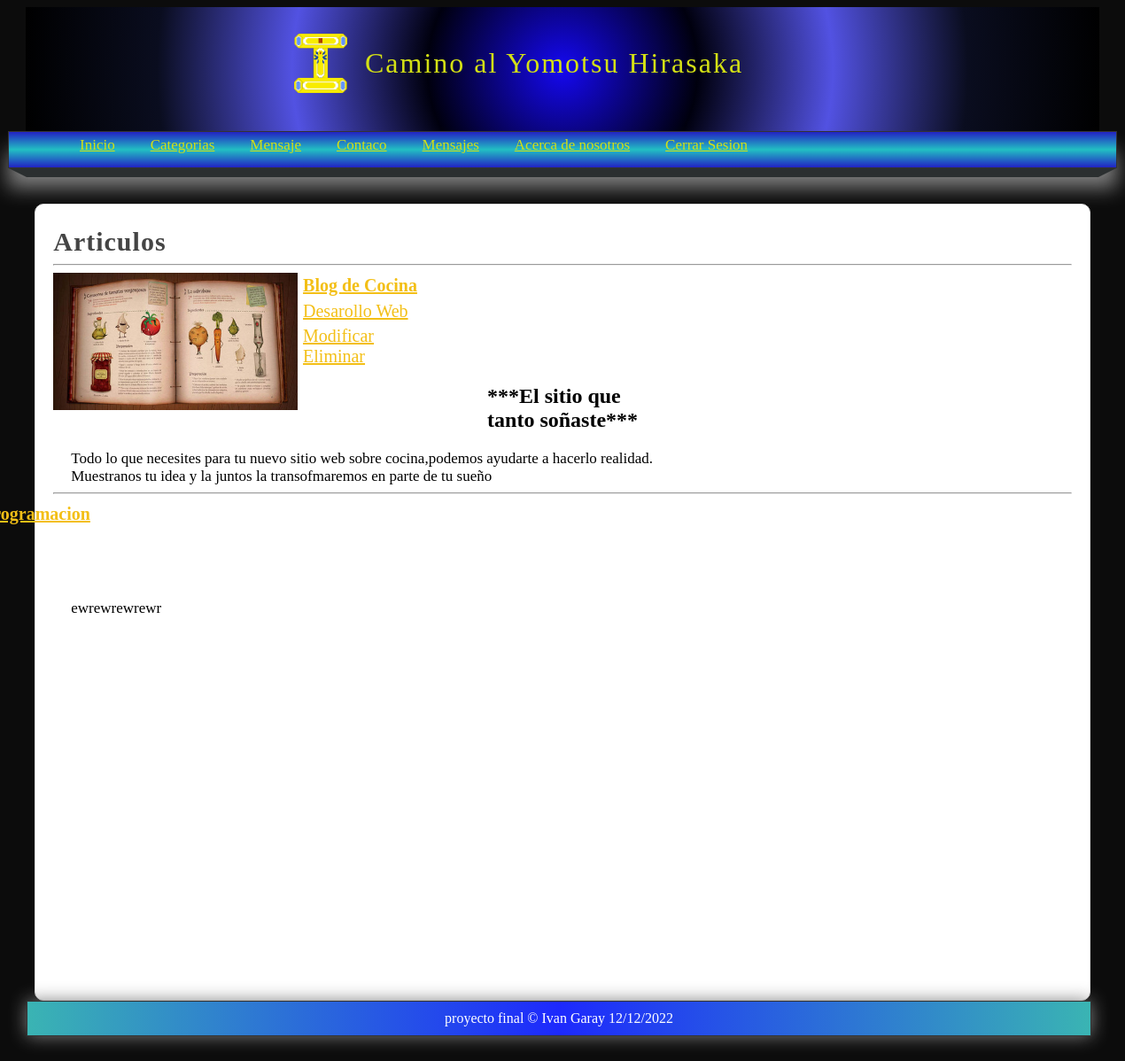
The page /articulos/ (signed in) on the database as committed earlier.
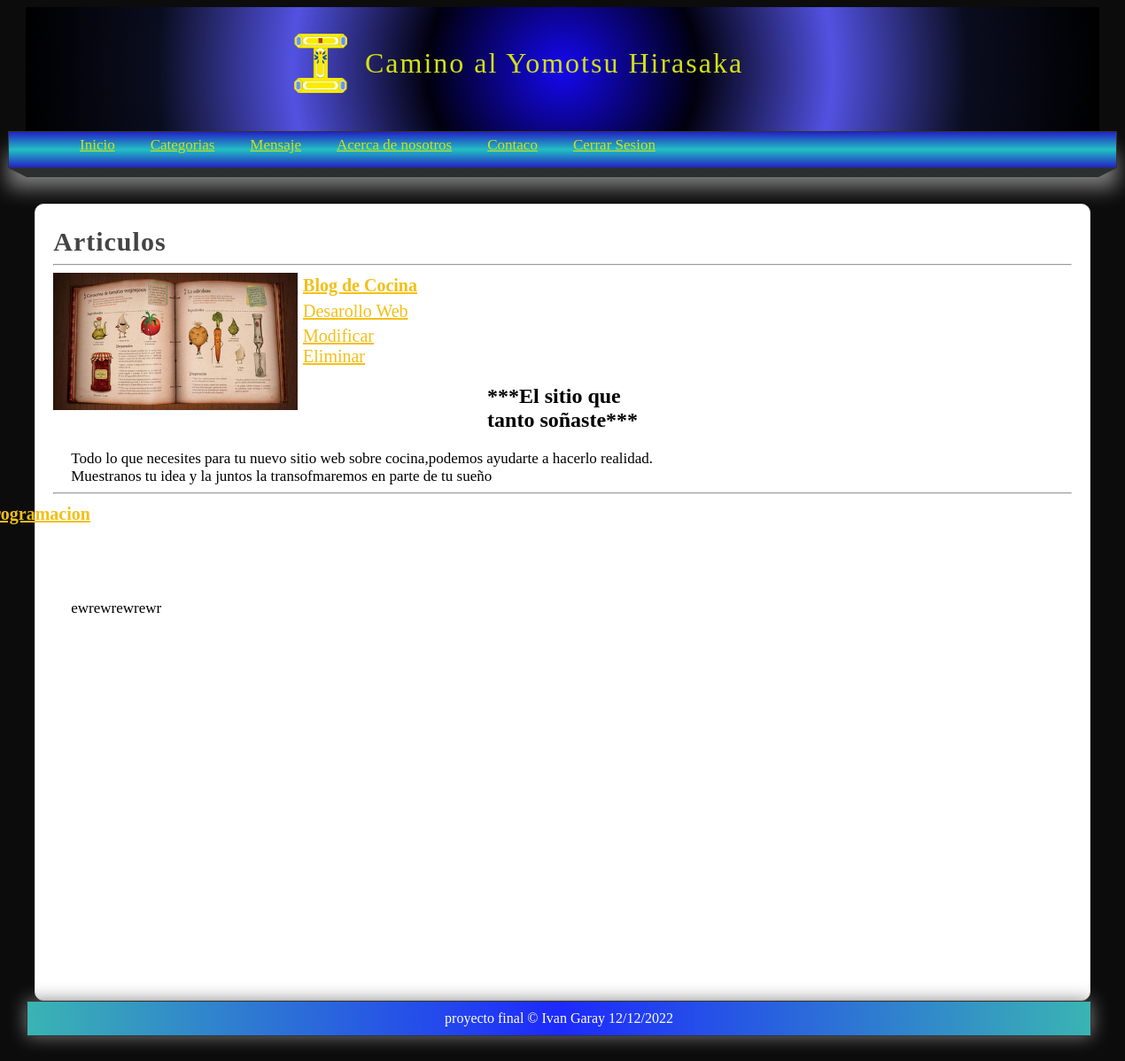
The same page on the database as committed later.
### pages/models.py (models this page shows, shortened)
class Page(models.Model):
    title= models.CharField(max_length=50, verbose_name="Titulo")
    content= RichTextField(verbose_name="Contenido")
    slug= models.CharField(unique=True, max_length=150, verbose_name="url amigable")
    order = models.IntegerField(default=0,verbose_name="Orden")
    visible = models.BooleanField(verbose_name="Visible?")
    created_at= models.DateTimeField(auto_now_add=True,verbose_name="Creado el")
    udapte_at= models.DateTimeField(auto_now=True,verbose_name="Actualizado el")
    class Meta:
        verbose_name = "Pagina"
        verbose_name_plural = "Paginas"

### blog/models.py (models this page shows, shortened)
class Article(models.Model):
    title= models.CharField(max_length=50, verbose_name="Titulo")
    content= RichTextField(verbose_name="Contenido")
    image= models.ImageField(default='null', verbose_name='Imagen', upload_to="articles/" )
    public= models.BooleanField(verbose_name='Publicado?')
    user= models.ForeignKey(User, verbose_name='Usuario', on_delete=models.CASCADE)
    categories= models.ManyToManyField(Category, verbose_name='Categorias', blank=True)
    created_at= models.DateTimeField(auto_now_add=True,verbose_name="Creado el")
    udapte_at= models.DateTimeField(auto_now=True,verbose_name="Actualizado el")
    class Meta:
        verbose_name = 'Articulo'
        verbose_name_plural = 'Articulos'

class Category(models.Model):
    name = models.CharField(max_length=100, verbose_name='Nombre')
    description = models.CharField(max_length=255, verbose_name='Descripcion' )
    order = models.IntegerField(default=0, verbose_name="Orden")
    created_at = models.DateTimeField(auto_now_add=True, verbose_name='Creado')
    class Meta:
        verbose_name = 'Categoria'
        verbose_name_plural = 'Categorias'
    def __str__(self):
        return self.name

### blog/views.py (the view)
# urls.py: path('articulos/', views.list, name="list"),
def list(request):
    articles = Article.objects.all()
    return render(request,'articles/list.html',{
        'title': 'Articulos',
        'articles': articles
    })

### blog/processor.py (called while the page is built)
def get_categories(request):
    categories = Category.objects.values_list('id','name')
    return {
        'categories': categories
    }

### pages/context_processors.py (called while the page is built)
def get_pages(request):
    pages = Page.objects.filter(visible=True).order_by('order').values_list('id','title','slug')
    return {
        'pages': pages
    }

### blog/templates/articles/list.html (shortened to what this page needs)
{% extends 'layouts/layout.html' %}
{% block content %}
    <h1 class="title">{{title}}</h1>
    {% include 'articles/articles.html'%}
{% endblock %}

### mainapp/templates/layouts/layout.html (shortened to what this page needs)
<!DOCTYPE html>
<html lang="es">
{% load static %}
<head>
    <link rel="stylesheet" type="text/css" href="{% static 'css/styles.css' %}" />
</head>
<body>
    <header>
        <div id="logotipo">
            <img src="{% static 'images/logo.png' %}" />
            <h1>Camino al Yomotsu Hirasaka </h1>
        </div>
    </header>
    <nav>
        <ul>
            <li>
                <a href="{% url 'index' %}">Inicio</a>
            </li>
            {% if user.email%}
                <li>
                    <a href="{% url 'list' %}">Categorias</a>
                    <li>
                        <a href="{% url 'mensaje' %}">Mensaje</a>
                    </li>
                </li>
                {% for page in pages %}
                    <li>
                        <a href="{% url 'page' page.2 %}">{{page.1}}</a>
                    </li>
                {% endfor %}
                <li>
                    <a href="{% url 'logout' %}">Cerrar Sesion</a>
                </li>
            {% endif %}
        </ul>
    </nav>
    <div class="barra">
        <span class="esquina-izquierda"></span>
        <span class="relleno-barra"></span>
        <span class="esquina-derecha"></span>
    </div>
    <div id="content">
        <div class="box">
            {% block content%}{% endblock %}
        </div>
    <footer>
        proyecto final &copy; Ivan Garay   {% now "d/m/Y" %}
    </footer>
</body>
</html>

### blog/templates/articles/articles.html (shortened to what this page needs)
{% block content %}
{% for article in articles %}
<hr>
<article class= "article-item">
    {% if article.image != 'null' and article.image.url|length >= 1 %}
        <div class="image">
            <img src="{{article.image.url}}">
        </div>
    {% endif %}
    <div class="data">
        <h2>
                    <a href="{% url 'article' article.id %}">
                            {{article.title}}
                    </a>
                    <br>
        </h2>
        <p>
            {% for category in article.categories.all%}
                <a href="#">{{category}}</a>
                <br>
                <div class="botonesh">
                <a href="{% url 'modificar_article' article.id %}">Modificar</a>
                <br>
                <a href="{% url 'eliminar_article' article.id %}" class="btn btn-danger btn-sm">Eliminar</a>
                </div>
            {% endfor %}
    <p>
        {{article.content|safe}}
    </p>
    </div>
<article>
    {% endfor %}
{% endblock %}

Rows that differ between the two databases and show on the page:
removed Page: title "Mensajes"
shown differently, row unchanged: Page "Acerca de nosotros": moves up the list
